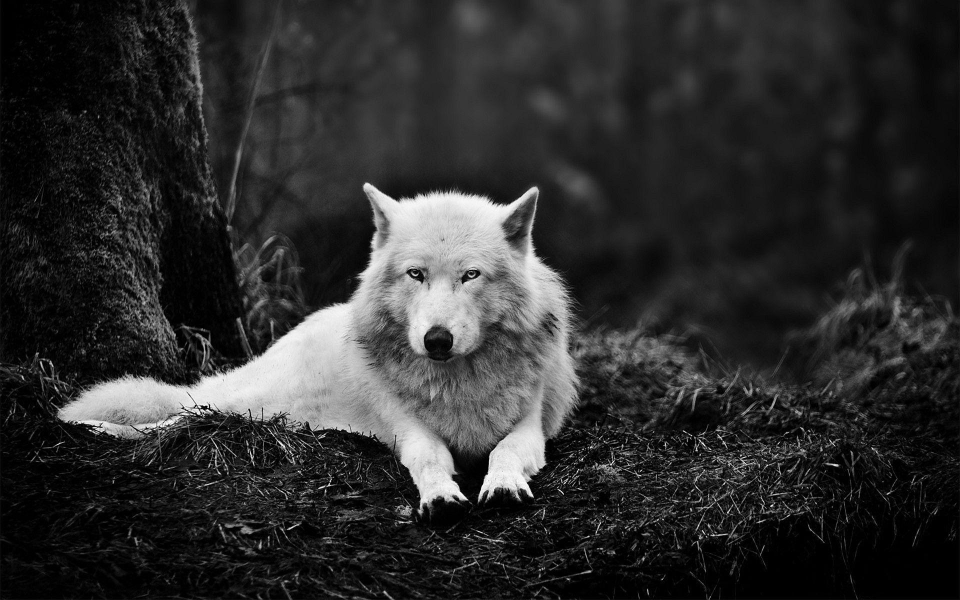
#> input picture Detach image/4.jpg, 1920 x 1200 px (shown at 1/2 size)
$ python main.py
#> lines starting #> are read from the running program, lines starting #| are printed output that depends on the picture
import cv2 #open cv


img = cv2.imread('4.jpg' , 0) #khandan ax sia sefid
#> img is the input picture: shape (1200, 1920); min 0, max 255, mean 45.3

img = cv2.resize(img , (500,500))
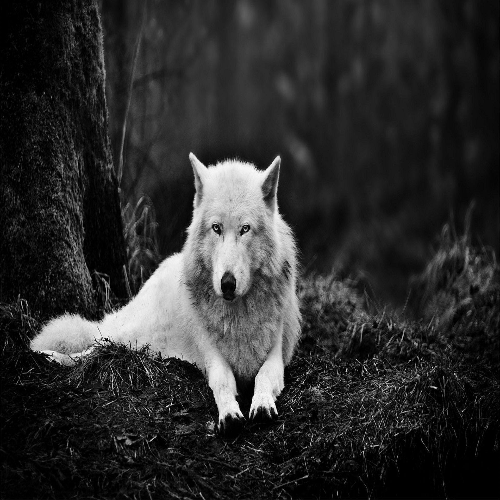
#> img: shape (500, 500); min 0, max 253, mean 45.2

height , width = img.shape
#> height = 500; width = 500

threshold_value = 100
for i in range(height):
    for j in range(width):
        if img[i , j] < threshold_value:
            img[i , j] = 0
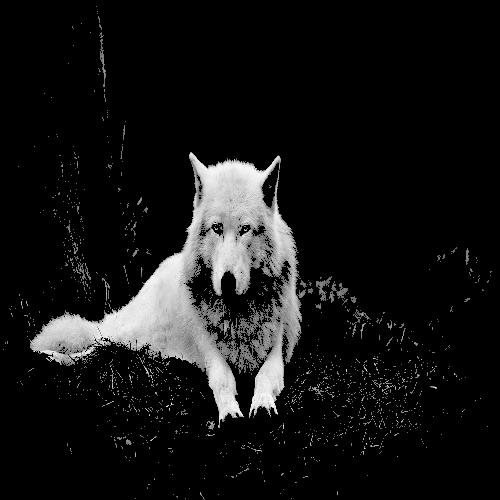
#> img: shape (500, 500); min 0, max 253, mean 21.1

cv2.imwrite('result.jpg' , img) #zakhire ax

cv2.imshow('output' , img) #namayesh ax
cv2.waitKey() #zood baste nashe
